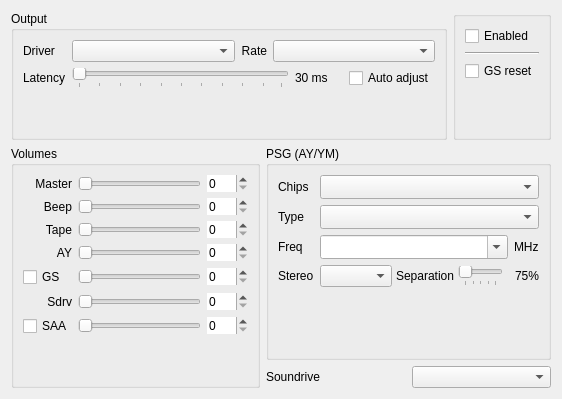
       <widget class="QWidget" name="tab3">
        <attribute name="icon">
         <iconset>
          <normalon>:/images/speaker.png</normalon>
         </iconset>
        </attribute>
        <attribute name="title">
         <string>Sound</string>
        </attribute>
        <layout class="QVBoxLayout" name="verticalLayout_43" stretch="0,0,10">
         <item>
          <layout class="QHBoxLayout" name="horizontalLayout_25">
           <item>
            <widget class="QGroupBox" name="sndOutGBox">
             <property name="title">
              <string>Output</string>
             </property>
             <layout class="QGridLayout" name="gridLayout_5" columnstretch="0,10,0,10">
              <item row="0" column="1">
               <widget class="QComboBox" name="outbox"/>
              </item>
              <item row="0" column="3">
               <widget class="QComboBox" name="ratbox"/>
              </item>
              <item row="0" column="0">
               <widget class="QLabel" name="label_4">
                <property name="text">
                 <string>Driver</string>
                </property>
               </widget>
              </item>
              <item row="0" column="2">
               <widget class="QLabel" name="labSndRate">
                <property name="text">
                 <string>Rate</string>
                </property>
                <property name="alignment">
                 <set>Qt::AlignRight|Qt::AlignTrailing|Qt::AlignVCenter</set>
                </property>
               </widget>
              </item>
              <item row="1" column="0">
               <widget class="QLabel" name="labSndLatName">
                <property name="text">
                 <string>Latency</string>
                </property>
               </widget>
              </item>
              <item row="1" column="1" colspan="3">
               <layout class="QHBoxLayout" name="horizontalLayout_sndlat">
                <item>
                 <widget class="xSlider" name="sldSndLatency">
                  <property name="toolTip">
                   <string>How much sound is kept buffered ahead of playback. Less is more responsive; too little and the sound clicks.</string>
                  </property>
                  <property name="singleStep">
                   <number>5</number>
                  </property>
                  <property name="pageStep">
                   <number>10</number>
                  </property>
                  <property name="orientation">
                   <enum>Qt::Horizontal</enum>
                  </property>
                  <property name="tickPosition">
                   <enum>QSlider::TicksBelow</enum>
                  </property>
                  <property name="tickInterval">
                   <number>10</number>
                  </property>
                 </widget>
                </item>
                <item>
                 <widget class="QLabel" name="labSndLatency">
                  <property name="minimumSize">
                   <size>
                    <width>48</width>
                    <height>0</height>
                   </size>
                  </property>
                  <property name="text">
                   <string>30 ms</string>
                  </property>
                 </widget>
                </item>
                <item>
                 <widget class="QCheckBox" name="chkSndLatAuto">
                  <property name="toolTip">
                   <string>Find the latency by itself: raise it when the buffer runs thin, lower it again after a long clean spell.</string>
                  </property>
                  <property name="text">
                   <string>Auto adjust</string>
                  </property>
                 </widget>
                </item>
               </layout>
              </item>
              <item row="2" column="1" colspan="3">
               <spacer name="verticalSpacer_22">
                <property name="orientation">
                 <enum>Qt::Vertical</enum>
                </property>
                <property name="sizeHint" stdset="0">
                 <size>
                  <width>20</width>
                  <height>40</height>
                 </size>
                </property>
               </spacer>
              </item>
             </layout>
            </widget>
           </item>
           <item>
            <widget class="QGroupBox" name="sndOptGBox">
             <layout class="QVBoxLayout" name="verticalLayout_22">
              <item>
               <widget class="QCheckBox" name="senbox">
                <property name="text">
                 <string>Enabled</string>
                </property>
               </widget>
              </item>
              <item>
               <widget class="Line" name="line_3">
                <property name="orientation">
                 <enum>Qt::Horizontal</enum>
                </property>
               </widget>
              </item>
              <item>
               <widget class="QCheckBox" name="gsrbox">
                <property name="text">
                 <string>GS reset</string>
                </property>
               </widget>
              </item>
              <item>
               <spacer name="verticalSpacer_23">
                <property name="orientation">
                 <enum>Qt::Vertical</enum>
                </property>
                <property name="sizeHint" stdset="0">
                 <size>
                  <width>20</width>
                  <height>40</height>
                 </size>
                </property>
               </spacer>
              </item>
             </layout>
            </widget>
           </item>
          </layout>
         </item>
         <item>
          <layout class="QHBoxLayout" name="horizontalLayout_32" stretch="1,1">
           <item>
            <widget class="QGroupBox" name="groupBox_12">
             <property name="title">
              <string>Volumes</string>
             </property>
             <layout class="QGridLayout" name="gridLayout_14">
              <item row="2" column="0">
               <widget class="QLabel" name="label_10">
                <property name="text">
                 <string>Tape</string>
                </property>
                <property name="alignment">
                 <set>Qt::AlignRight|Qt::AlignTrailing|Qt::AlignVCenter</set>
                </property>
               </widget>
              </item>
              <item row="5" column="0">
               <widget class="QLabel" name="label_30">
                <property name="text">
                 <string>Sdrv</string>
                </property>
                <property name="alignment">
                 <set>Qt::AlignRight|Qt::AlignTrailing|Qt::AlignVCenter</set>
                </property>
               </widget>
              </item>
              <item row="1" column="2">
               <widget class="QSpinBox" name="sbBeepVol">
                <property name="frame">
                 <bool>false</bool>
                </property>
                <property name="maximum">
                 <number>100</number>
                </property>
               </widget>
              </item>
              <item row="0" column="2">
               <widget class="QSpinBox" name="sbMasterVol">
                <property name="frame">
                 <bool>false</bool>
                </property>
                <property name="maximum">
                 <number>100</number>
                </property>
               </widget>
              </item>
              <item row="6" column="2">
               <widget class="QSpinBox" name="sbSAAVol">
                <property name="frame">
                 <bool>false</bool>
                </property>
                <property name="maximum">
                 <number>100</number>
                </property>
               </widget>
              </item>
              <item row="0" column="0">
               <widget class="QLabel" name="label_14">
                <property name="text">
                 <string>Master</string>
                </property>
                <property name="alignment">
                 <set>Qt::AlignRight|Qt::AlignTrailing|Qt::AlignVCenter</set>
                </property>
               </widget>
              </item>
              <item row="5" column="1">
               <widget class="QSlider" name="sldSdrvVol">
                <property name="maximum">
                 <number>100</number>
                </property>
                <property name="orientation">
                 <enum>Qt::Horizontal</enum>
                </property>
               </widget>
              </item>
              <item row="3" column="2">
               <widget class="QSpinBox" name="sbAYVol">
                <property name="frame">
                 <bool>false</bool>
                </property>
                <property name="maximum">
                 <number>100</number>
                </property>
               </widget>
              </item>
              <item row="5" column="2">
               <widget class="QSpinBox" name="sbSdrvVol">
                <property name="frame">
                 <bool>false</bool>
                </property>
                <property name="maximum">
                 <number>100</number>
                </property>
               </widget>
              </item>
              <item row="1" column="1">
               <widget class="QSlider" name="sldBeepVol">
                <property name="maximum">
                 <number>100</number>
                </property>
                <property name="orientation">
                 <enum>Qt::Horizontal</enum>
                </property>
               </widget>
              </item>
              <item row="6" column="1">
               <widget class="QSlider" name="sldSAAVol">
                <property name="maximum">
                 <number>100</number>
                </property>
                <property name="orientation">
                 <enum>Qt::Horizontal</enum>
                </property>
               </widget>
              </item>
              <item row="3" column="0">
               <widget class="QLabel" name="label_11">
                <property name="text">
                 <string>AY</string>
                </property>
                <property name="alignment">
                 <set>Qt::AlignRight|Qt::AlignTrailing|Qt::AlignVCenter</set>
                </property>
               </widget>
              </item>
              <item row="0" column="1">
               <widget class="QSlider" name="sldMasterVol">
                <property name="maximum">
                 <number>100</number>
                </property>
                <property name="orientation">
                 <enum>Qt::Horizontal</enum>
                </property>
               </widget>
              </item>
              <item row="4" column="1">
               <widget class="QSlider" name="sldGSVol">
                <property name="maximum">
                 <number>100</number>
                </property>
                <property name="orientation">
                 <enum>Qt::Horizontal</enum>
                </property>
               </widget>
              </item>
              <item row="4" column="2">
               <widget class="QSpinBox" name="sbGSVol">
                <property name="frame">
                 <bool>false</bool>
                </property>
                <property name="maximum">
                 <number>100</number>
                </property>
               </widget>
              </item>
              <item row="3" column="1">
               <widget class="QSlider" name="sldAYVol">
                <property name="maximum">
                 <number>100</number>
                </property>
                <property name="orientation">
                 <enum>Qt::Horizontal</enum>
                </property>
               </widget>
              </item>
              <item row="2" column="1">
               <widget class="QSlider" name="sldTapeVol">
                <property name="maximum">
                 <number>100</number>
                </property>
                <property name="orientation">
                 <enum>Qt::Horizontal</enum>
                </property>
               </widget>
              </item>
              <item row="2" column="2">
               <widget class="QSpinBox" name="sbTapeVol">
                <property name="frame">
                 <bool>false</bool>
                </property>
                <property name="maximum">
                 <number>100</number>
                </property>
               </widget>
              </item>
              <item row="1" column="0">
               <widget class="QLabel" name="label_9">
                <property name="text">
                 <string>Beep</string>
                </property>
                <property name="alignment">
                 <set>Qt::AlignRight|Qt::AlignTrailing|Qt::AlignVCenter</set>
                </property>
               </widget>
              </item>
              <item row="7" column="0">
               <spacer name="verticalSpacer_8">
                <property name="orientation">
                 <enum>Qt::Vertical</enum>
                </property>
                <property name="sizeHint" stdset="0">
                 <size>
                  <width>20</width>
                  <height>40</height>
                 </size>
                </property>
               </spacer>
              </item>
              <item row="4" column="0">
               <widget class="QCheckBox" name="cbGS">
                <property name="text">
                 <string>GS</string>
                </property>
               </widget>
              </item>
              <item row="6" column="0">
               <widget class="QCheckBox" name="cbSAA">
                <property name="text">
                 <string>SAA</string>
                </property>
               </widget>
              </item>
             </layout>
            </widget>
           </item>
           <item>
            <layout class="QVBoxLayout" name="verticalLayout_20">
             <item>
              <widget class="QGroupBox" name="aygroup">
               <property name="title">
                <string>PSG (AY/YM)</string>
               </property>
               <property name="checkable">
                <bool>false</bool>
               </property>
               <layout class="QGridLayout" name="gridLayout_psg" columnstretch="0,10">
                <item row="0" column="0">
                 <widget class="QLabel" name="labPsgCount">
                  <property name="text">
                   <string>Chips</string>
                  </property>
                 </widget>
                </item>
                <item row="0" column="1">
                 <widget class="QComboBox" name="cbPsgCount">
                  <property name="sizeAdjustPolicy">
                   <enum>QComboBox::AdjustToMinimumContentsLengthWithIcon</enum>
                  </property>
                  <property name="minimumContentsLength">
                   <number>8</number>
                  </property>
                 </widget>
                </item>
                <item row="1" column="0">
                 <widget class="QLabel" name="labPsgType">
                  <property name="text">
                   <string>Type</string>
                  </property>
                 </widget>
                </item>
                <item row="1" column="1">
                 <widget class="QComboBox" name="cbPsgType">
                  <property name="sizeAdjustPolicy">
                   <enum>QComboBox::AdjustToMinimumContentsLengthWithIcon</enum>
                  </property>
                  <property name="minimumContentsLength">
                   <number>8</number>
                  </property>
                 </widget>
                </item>
                <item row="2" column="0">
                 <widget class="QLabel" name="labPsgFrq">
                  <property name="text">
                   <string>Freq</string>
                  </property>
                 </widget>
                </item>
                <item row="2" column="1">
                 <layout class="QHBoxLayout" name="horizontalLayout_34" stretch="10,0">
                  <item>
                   <widget class="QComboBox" name="cbPsgFrq">
                    <property name="editable">
                     <bool>true</bool>
                    </property>
                    <property name="insertPolicy">
                     <enum>QComboBox::NoInsert</enum>
                    </property>
                    <property name="sizeAdjustPolicy">
                     <enum>QComboBox::AdjustToMinimumContentsLengthWithIcon</enum>
                    </property>
                    <property name="minimumContentsLength">
                     <number>8</number>
                    </property>
                   </widget>
                  </item>
                  <item>
                   <widget class="QLabel" name="labPsgMhz">
                    <property name="text">
                     <string>MHz</string>
                    </property>
                   </widget>
                  </item>
                 </layout>
                </item>
                <item row="3" column="0">
                 <widget class="QLabel" name="labPsgStereo">
                  <property name="text">
                   <string>Stereo</string>
                  </property>
                 </widget>
                </item>
                <item row="3" column="1">
                 <layout class="QHBoxLayout" name="horizontalLayout_33" stretch="0,0,10,0">
                  <property name="spacing">
                   <number>4</number>
                  </property>
                  <item>
                   <widget class="QComboBox" name="cbPsgStereo">
                    <property name="sizeAdjustPolicy">
                     <enum>QComboBox::AdjustToContents</enum>
                    </property>
                   </widget>
                  </item>
                  <item>
                   <widget class="QLabel" name="labPsgSepName">
                    <property name="text">
                     <string>Separation</string>
                    </property>
                   </widget>
                  </item>
                  <item>
                   <widget class="xSlider" name="sldPsgSep">
                    <property name="toolTip">
                     <string>Stereo separation: 100% = channels kept apart, 0% = mono</string>
                    </property>
                    <property name="minimumSize">
                     <size>
                      <width>45</width>
                      <height>0</height>
                     </size>
                    </property>
                    <property name="maximum">
                     <number>100</number>
                    </property>
                    <property name="pageStep">
                     <number>5</number>
                    </property>
                    <property name="orientation">
                     <enum>Qt::Horizontal</enum>
                    </property>
                    <property name="tickPosition">
                     <enum>QSlider::TicksBelow</enum>
                    </property>
                    <property name="tickInterval">
                     <number>25</number>
                    </property>
                   </widget>
                  </item>
                  <item>
                   <widget class="QLabel" name="labPsgSep">
                    <property name="minimumSize">
                     <size>
                      <width>32</width>
                      <height>0</height>
                     </size>
                    </property>
                    <property name="text">
                     <string>75%</string>
                    </property>
                    <property name="alignment">
                     <set>Qt::AlignRight|Qt::AlignTrailing|Qt::AlignVCenter</set>
                    </property>
                   </widget>
                  </item>
                 </layout>
                </item>
                <item row="4" column="1">
                 <spacer name="verticalSpacer_16">
                  <property name="orientation">
                   <enum>Qt::Vertical</enum>
                  </property>
                  <property name="sizeHint" stdset="0">
                   <size>
                    <width>20</width>
                    <height>40</height>
                   </size>
                  </property>
                 </spacer>
                </item>
               </layout>
              </widget>
             </item>
             <item>
              <layout class="QGridLayout" name="gridLayout_12">
               <item row="2" column="0">
                <widget class="QLabel" name="label_41">
                 <property name="text">
                  <string>Soundrive</string>
                 </property>
                </widget>
               </item>
               <item row="2" column="1">
                <widget class="QComboBox" name="sdrvBox"/>
               </item>
              </layout>
             </item>
            </layout>
           </item>
          </layout>
         </item>
         <item>
          <spacer name="verticalSpacer_10">
           <property name="orientation">
            <enum>Qt::Vertical</enum>
           </property>
           <property name="sizeHint" stdset="0">
            <size>
             <width>20</width>
             <height>0</height>
            </size>
           </property>
          </spacer>
         </item>
        </layout>
       </widget>
